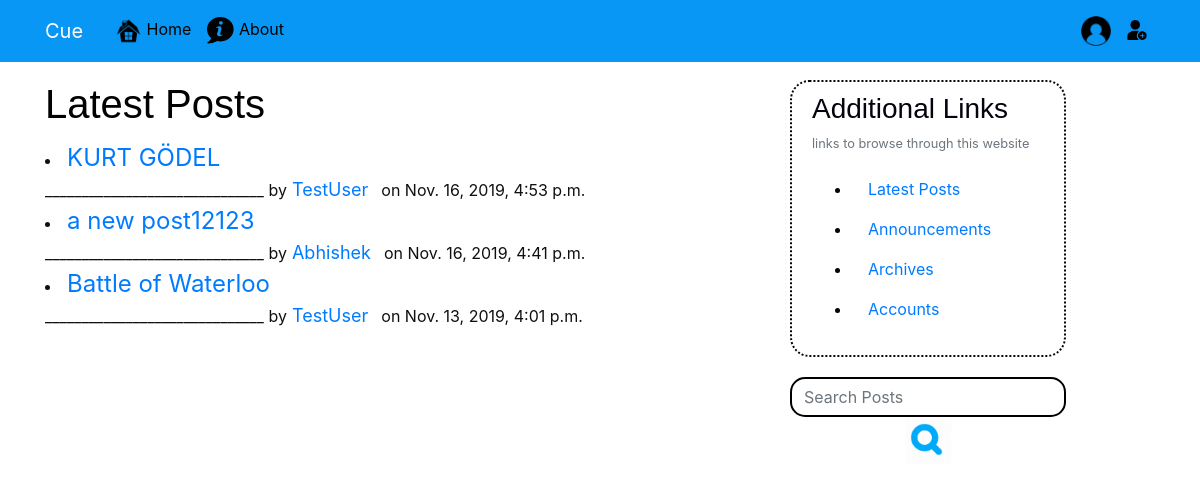
Before: /latest_posts/ with the older database file.
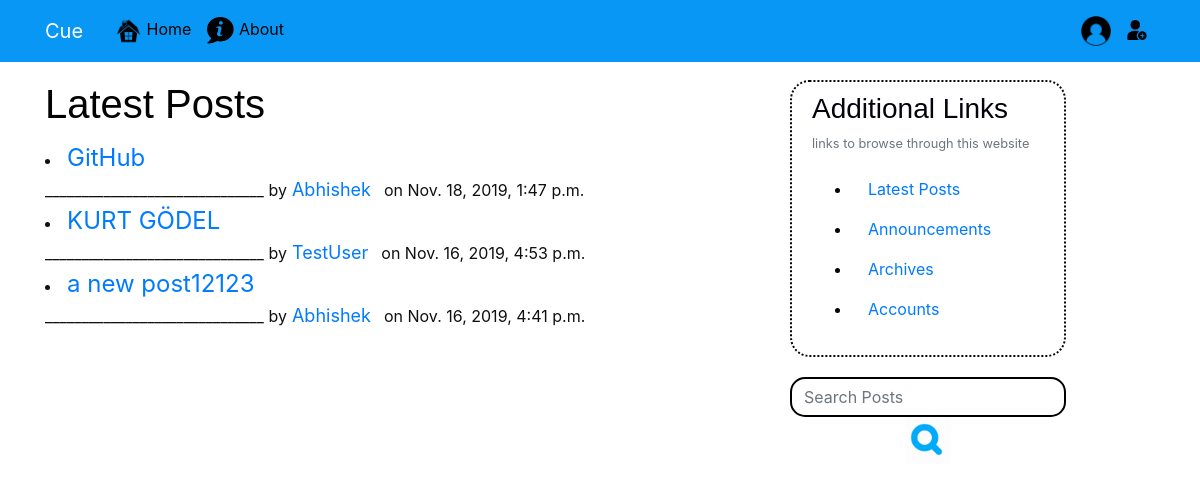
After: the same page with the newer database file.
### blog/models.py (models this page shows, shortened)
class Post(models.Model):
    title = models.CharField(max_length = 100)
    content = models.TextField()
    date_posted = models.DateTimeField(default=timezone.now)
    author  = models.ForeignKey(User,on_delete=models.CASCADE)
    image = models.ImageField(blank=True,null=True,upload_to='posts_pics')
    positive_votes = models.IntegerField(default=0)
    negative_votes = models.IntegerField(default=0)
    total_points = models.IntegerField(default=0)
    likes = models.PositiveIntegerField(default=0)

### blog/views.py (the view)
# urls.py: path('latest_posts/',views.latest_posts,name='latest-posts'),
def latest_posts(request):
    latest_posts = Post.objects.all()
    forms = Post.objects.filter(date_posted__lte=timezone.now()).order_by('-date_posted')[0:3]
    return render(request, 'blog/latest_posts.html', {'posts': latest_posts,'forms': forms,})

### blog/templates/blog/latest_posts.html (shortened to what this page needs)
{% extends "blog/base.html" %}
{% block content %}
        <h1 class="card-title">
          Latest Posts
        </h1>
        {% for form in forms %}
        <li><font color = "#10cfcf" size = "5.6px">
                <a href="{% url 'post-detail' form.id %}"> {{ form.title }} </font></a><br>______________________________ by<font color = "#5ce65c" size = "4px"> <a class="mr-2" href="{% url 'user-posts' form.author.username %}">  {{ form.author }}  </a> </font> on {{ form.date_posted }}
        </li>
        {% endfor %}
{% endblock %}

Changed rows visible on the page:
no longer on this page (row unchanged): Post: title "Battle of Waterloo", author "TestUser", date_posted "Nov. 13, 2019, 4:01 p.m."
added Post: title "GitHub", author "Abhishek", date_posted "Nov. 18, 2019, 1:47 p.m."
